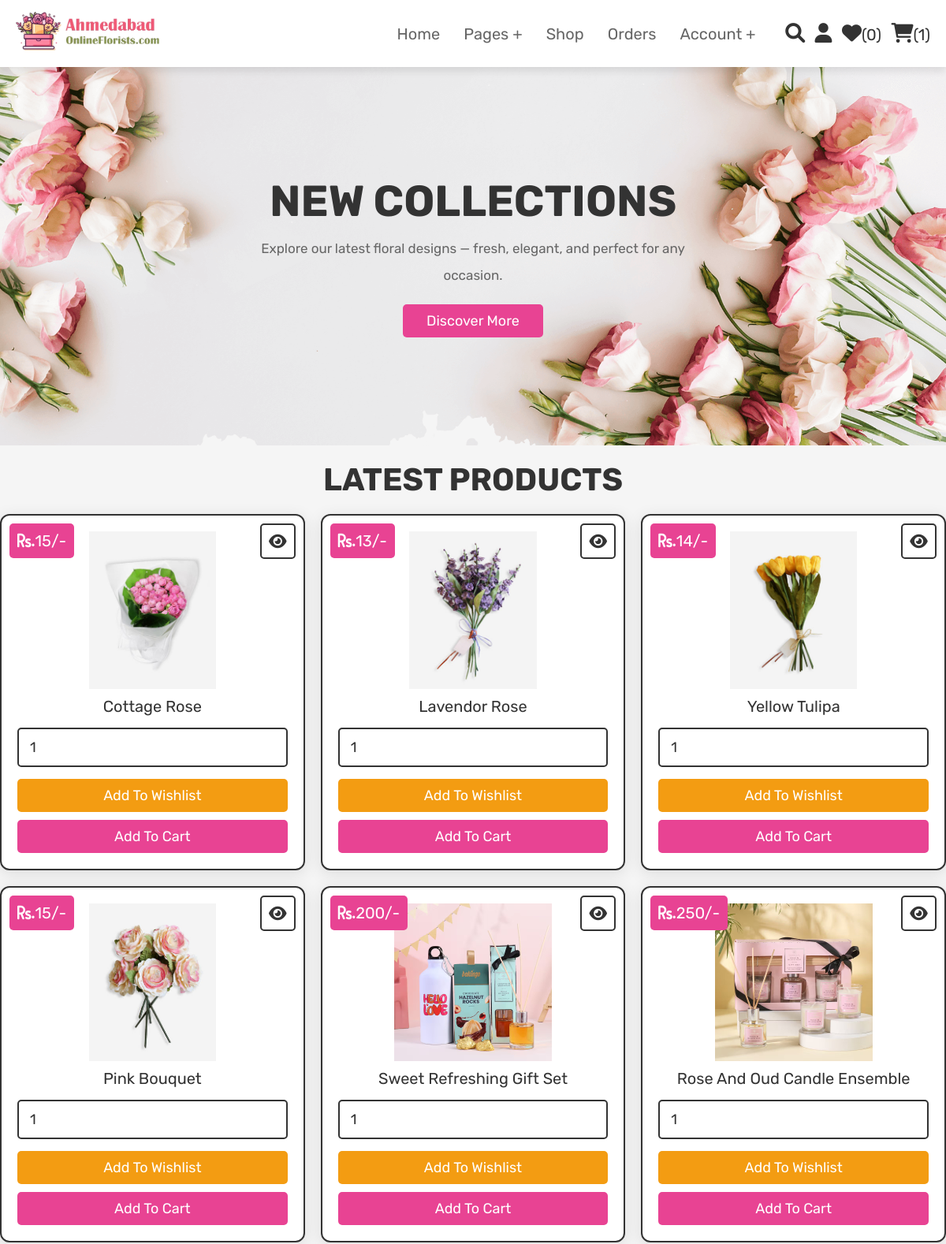
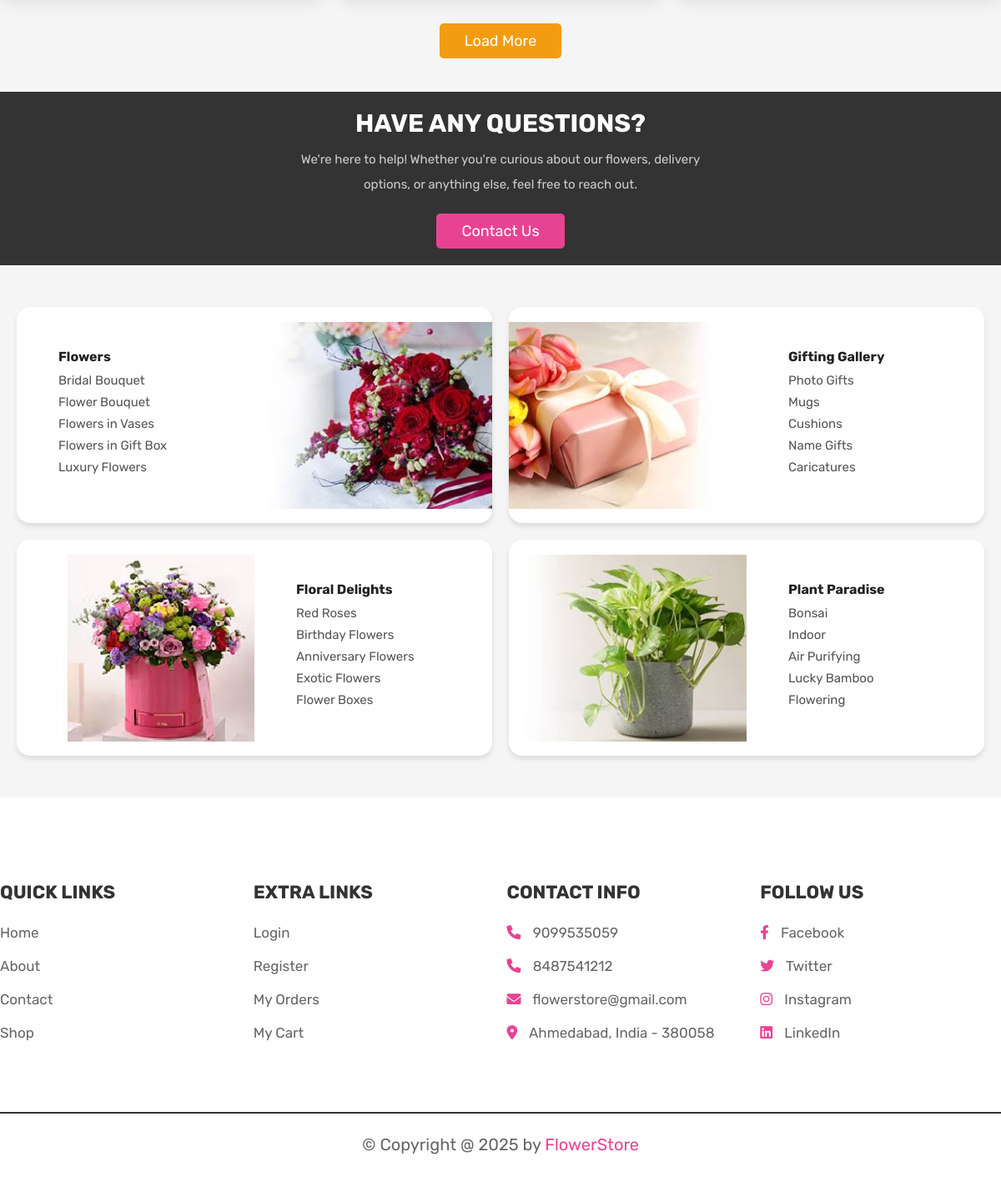
/home.php (signed in), run on the app's committed database (2 pictures, top to bottom).
### tables this page shows
CREATE TABLE `products` (
  `id` int(100) NOT NULL,
  `name` varchar(100) NOT NULL,
  `details` varchar(500) NOT NULL,
  `price` int(100) NOT NULL,
  `image` varchar(100) NOT NULL
);

### home.php (the view, shortened to what this page needs)
<?php
@include 'config.php';
$user_id = $_SESSION['user_id'];
?>
<!DOCTYPE html>
<html lang="en">
<head>
   <link rel="stylesheet" href="https://cdnjs.cloudflare.com/ajax/libs/font-awesome/6.0.0/css/all.min.css">
   <link rel="stylesheet" href="css/style.css">
</head>
<body>
<?php @include 'header.php'; ?>
<section class="home">
   <div class="content">
      <h3>New Collections</h3>
      <p>Explore our latest floral designs — fresh, elegant, and perfect for any occasion.</p>
      <a href="about.php" class="btn">Discover more</a>
   </div>
</section>
<section class="products">
   <h1 class="title">Latest Products</h1>
   <div class="box-container">
      <?php
         $select_products = mysqli_query($conn, "SELECT * FROM `products` LIMIT 6") or die('query failed');
         if(mysqli_num_rows($select_products) > 0){
            while($fetch_products = mysqli_fetch_assoc($select_products)){
      ?>
      <form action="" method="POST" class="box">
         <a href="view_page.php?pid=<?php echo $fetch_products['id']; ?>" class="fas fa-eye"></a>
         <a href="view_page.php?pid=<?php echo $fetch_products['id']; ?>">
         <div class="price"><i class="fa fa-rupee">. </i><?php echo $fetch_products['price']; ?>/-</div>
         <img src="uploaded_img/<?php echo $fetch_products['image']; ?>" alt="" class="image">
         <div class="name"><?php echo $fetch_products['name']; ?></div></a>
         <input type="number" name="product_quantity" value="1" min="0" class="qty">
         <input type="submit" value="add to wishlist" name="add_to_wishlist" class="option-btn">
         <input type="submit" value="add to cart" name="add_to_cart" class="btn">
      </form>
      <?php
         }
      }else{
         echo '<p class="empty">no products added yet!</p>';
      }
      ?>
   </div>
   <div class="more-btn">
      <a href="shop.php" class="option-btn">load more</a>
   </div>
</section>
<section class="home-contact">
   <div class="content">
      <h3>Have any Questions?</h3>
      <p>We're here to help! Whether you're curious about our flowers, delivery options, or anything else, feel free to reach out.</p>
      <a href="contact.php" class="btn">Contact Us</a>
   </div>
</section>
<section class="card-section">
<div class="container">
    <div class="card">
      <div class="card-content">
        <h3>Flowers</h3>
        <ul>
            <li>Bridal Bouquet</li>
            <li>Flower Bouquet</li>
            <li>Flowers in Vases</li>
            <li>Flowers in Gift Box</li>
            <li>Luxury Flowers</li>
         </ul>
      </div>
      <img src="./uploaded_img/florist.jpg" alt="Cake" />
    </div>
    <div class="card">
      <img src="./uploaded_img/gift.jpg" alt="Gifts" />
      <div class="card-content">
        <h3>Gifting Gallery</h3>
        <ul>
          <li>Photo Gifts</li>
          <li>Mugs</li>
          <li>Cushions</li>
          <li>Name Gifts</li>
          <li>Caricatures</li>
        </ul>
      </div>
    </div>
    <div class="card">
      <img src="./uploaded_img/flower.jpg" alt="Flowers" />
      <div class="card-content">
        <h3>Floral Delights</h3>
        <ul>
          <li>Red Roses</li>
          <li>Birthday Flowers</li>
          <li>Anniversary Flowers</li>
          <li>Exotic Flowers</li>
          <li>Flower Boxes</li>
        </ul>
      </div>
    </div>
    <div class="card">
      <img src="./uploaded_img/plant.jpg" alt="Plants" />
      <div class="card-content">
        <h3>Plant Paradise</h3>
        <ul>
          <li>Bonsai</li>
          <li>Indoor</li>
          <li>Air Purifying</li>
          <li>Lucky Bamboo</li>
          <li>Flowering</li>
        </ul>
      </div>
    </div>
  </div>
</section>
<?php @include 'footer.php'; ?>
</body>
</html>

### header.php (shortened to what this page needs)
<header class="header">
    <div class="flex">
        <a href="home.php" class="logo"><img src="./images/website-logo.png" /></a>
        <nav class="navbar">
            <ul>
                <li><a href="home.php">home</a></li>
                <li><a href="#">pages +</a>
                </li>
                <li><a href="shop.php">shop</a></li>
                <li><a href="orders.php">orders</a></li>
                <li><a href="#">account +</a>
                </li>
            </ul>
        </nav>
        <div class="icons">
            <a href="search_page.php" class="fas fa-search"></a>
            <div id="user-btn" class="fas fa-user"></div>
            <?php
                $select_wishlist_count = mysqli_query($conn, "SELECT * FROM `wishlist` WHERE user_id = '$user_id'") or die('query failed');
                $wishlist_num_rows = mysqli_num_rows($select_wishlist_count);
            ?>
            <a href="wishlist.php"><i class="fas fa-heart"></i><span>(<?php echo $wishlist_num_rows; ?>)</span></a>
            <?php
                $select_cart_count = mysqli_query($conn, "SELECT * FROM `cart` WHERE user_id = '$user_id'") or die('query failed');
                $cart_num_rows = mysqli_num_rows($select_cart_count);
            ?>
            <a href="cart.php"><i class="fas fa-shopping-cart"></i><span>(<?php echo $cart_num_rows; ?>)</span></a>
        </div>
    </div>
</header>

### footer.php
<section class="footer">
    <div class="box-container">
        <div class="box">
            <h3>Quick Links</h3>
            <a href="home.php">Home</a>
            <a href="about.php">About</a>
            <a href="contact.php">Contact</a>
            <a href="shop.php">Shop</a>
        </div>
        <div class="box">
            <h3>Extra Links</h3>
            <a href="login.php">Login</a>
            <a href="register.php">Register</a>
            <a href="orders.php">My Orders</a>
            <a href="cart.php">My Cart</a>
        </div>
        <div class="box">
            <h3>Contact Info</h3>
            <p> <i class="fas fa-phone"></i> 9099535059</p>
            <p> <i class="fas fa-phone"></i> 8487541212 </p>
            <p> <i class="fas fa-envelope"></i> flowerstore@gmail.com </p>
            <p> <i class="fas fa-map-marker-alt"></i> Ahmedabad, India - 380058 </p>
        </div>
        <div class="box">
            <h3>Follow Us</h3>
            <a href="#"><i class="fab fa-facebook-f"></i> Facebook</a>
            <a href="#"><i class="fab fa-twitter"></i> Twitter</a>
            <a href="#"><i class="fab fa-instagram"></i> Instagram</a>
            <a href="#"><i class="fab fa-linkedin"></i> LinkedIn</a>
        </div>
    </div>
    <div class="credit">&copy; Copyright @ <?php echo date('Y'); ?> by <span>FlowerStore</span> </div>
</section>

### data on the page
products: price "15", image (picture), name "Cottage Rose"
products: price "13", image (picture), name "Lavendor Rose"
products: price "14", image (picture), name "Yellow Tulipa"
products: price "15", image (picture), name "Pink Bouquet"
products: price "200", image (picture), name "Sweet Refreshing Gift Set"
products: price "250", image (picture), name "Rose And Oud Candle Ensemble"

### other printed values
$wishlist_num_rows "0"
$cart_num_rows "1"
